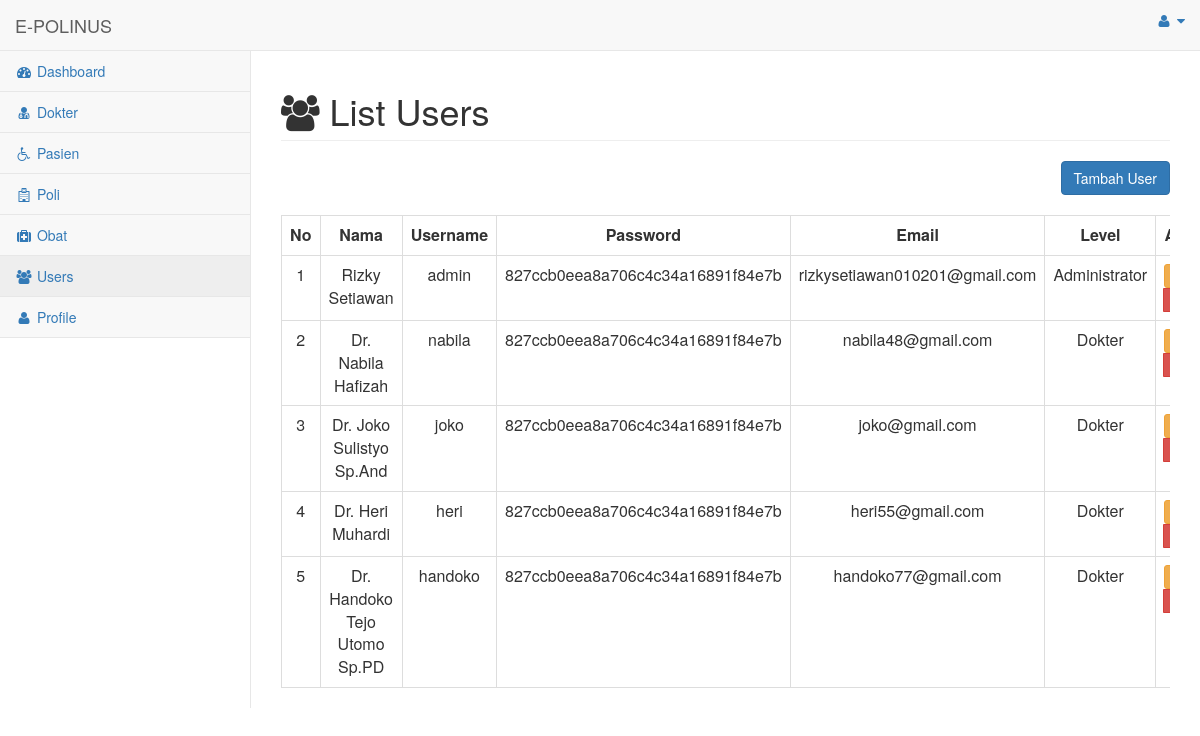
The app's page /menu/menu_users.php (signed in), older data.
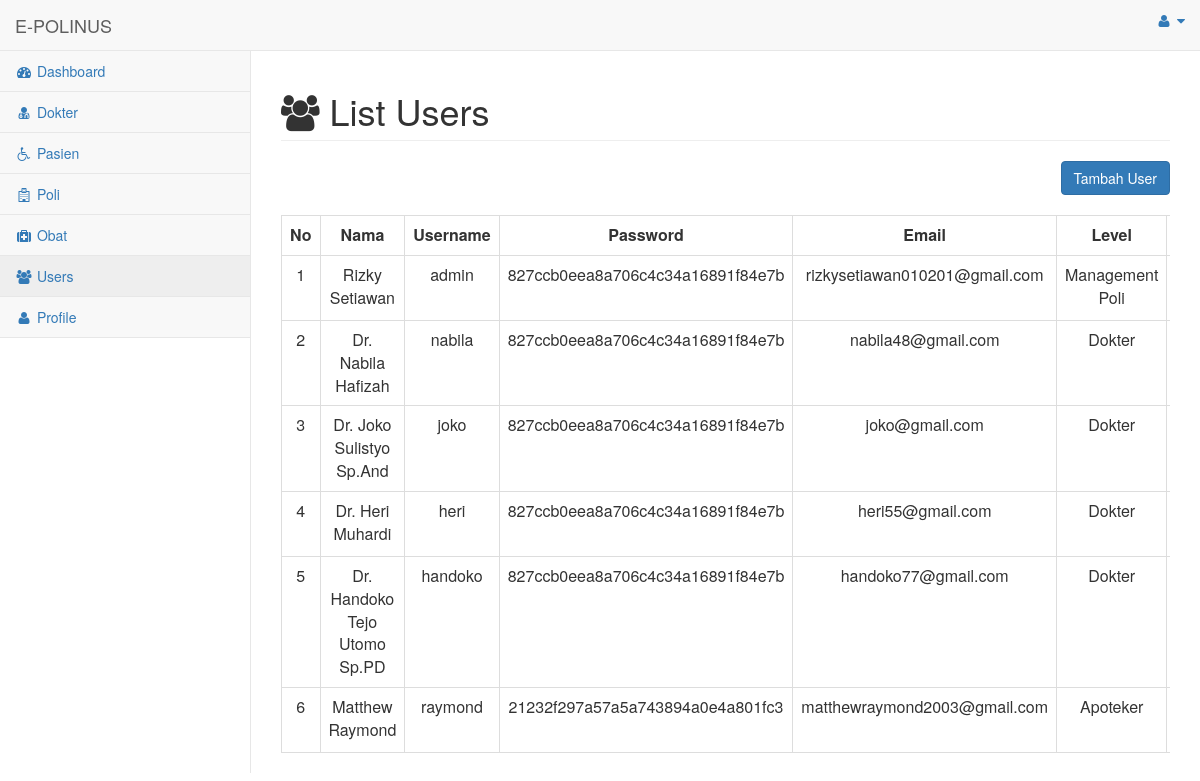
The same page, newer data.
### tables this page shows
CREATE TABLE `user` (
  `id_user` int(11) UNSIGNED NOT NULL,
  `id_user_level` int(11) UNSIGNED NOT NULL,
  `id_dokter` int(11) UNSIGNED NOT NULL,
  `username` varchar(200) NOT NULL,
  `password` varchar(200) NOT NULL,
  `email` varchar(200) NOT NULL
);

CREATE TABLE `dokter` (
  `id` int(11) UNSIGNED NOT NULL,
  `nama` varchar(255) NOT NULL,
  `alamat` varchar(255) NOT NULL,
  `no_hp` varchar(50) NOT NULL,
  `id_poli` int(11) UNSIGNED NOT NULL
);

CREATE TABLE `user_level` (
  `id_user_level` int(11) UNSIGNED NOT NULL,
  `user_level` varchar(100) NOT NULL
);

### menu/menu_users.php (the view, shortened to what this page needs)
<html>
<head>
    <link href="../vendor/bootstrap/css/bootstrap.min.css" rel="stylesheet">
    <link href="../vendor/metisMenu/metisMenu.min.css" rel="stylesheet">
    <link href="../dist/css/sb-admin-2.css" rel="stylesheet">
    <link href="../vendor/morrisjs/morris.css" rel="stylesheet">
    <link href="../vendor/font-awesome/css/font-awesome.min.css" rel="stylesheet" type="text/css">
    <link href="../vendor/datatables-plugins/dataTables.bootstrap.css" rel="stylesheet">
    <link href="../vendor/datatables-responsive/dataTables.responsive.css" rel="stylesheet">
    <link rel="stylesheet" href="https://maxcdn.bootstrapcdn.com/bootstrap/3.4.1/css/bootstrap.min.css">
</head>
<body>
<div id="wrapper">
        <nav class="navbar navbar-default navbar-static-top" role="navigation" style="margin-bottom: 0">
            <div class="navbar-header">
                <a class="navbar-brand" >E-POLINUS</a>
            </div>
            <ul class="nav navbar-top-links navbar-right">
                <li class="dropdown">
                    <a class="dropdown-toggle" data-toggle="dropdown" href="#">
                        <i class="fa fa-user fa-fw"></i> <i class="fa fa-caret-down"></i>
                    </a>
                </li>
            </ul>
            <div class="navbar-default sidebar" role="navigation">
                <div class="sidebar-nav navbar-collapse">
                    <ul class="nav" id="side-menu">
                    <li>
                            <a href="../halaman_admin.php"><i class="fa fa-dashboard fa-fw"></i> Dashboard</a>
                        </li>
                        <li>
                            <a href="menu_dokter.php"><i class="fa fa-user-md fa-fw"></i> Dokter</a>
                        </li>
                        <li>
                            <a href="menu_pasien.php"><i class="fa fa fa-wheelchair fa-fw"></i> Pasien</a>
                        </li>
                        <li>
                            <a href="menu_poli.php"><i class="fa fa fa-hospital-o fa-fw"></i> Poli</a>
                        </li>
                        <li>
                            <a href="menu_obat.php"><i class="fa fa fa-medkit fa-fw"></i> Obat</a>
                        </li>
                        <li>
                            <a href="menu_users.php"><i class="fa fa-users fa-fw"></i> Users</a>
                        </li>
                        <li>
                            <a href="menu_profile.php"><i class="fa fa-user fa-fw"></i> Profile</a>
                        </li>
                    </ul>
                </div>
            </div>
        </nav>
<div id="page-wrapper">
            <div class="row">
                <div class="col-lg-12">
                    <h1 class="page-header"><i class="fa fa-users fa"></i> List Users</h1>
                </div>
                <div class="col-lg-12">
                <div style='float: right;' >
                          <button type="button" class="btn btn-primary btn-icon-split" data-toggle="modal" data-target="#myModal">Tambah User</button>
	            </div>
	            </div>
            </div>
            <br>
            <div class="card-body">
                <div class="table-responsive">
                    <table class="table table-bordered" id="dataTable" width="100%" cellspacing="0">
                    <tr align="center" style="font-weight:bold">
                    <td width="5%">No</td>
                    <td>Nama</td>
                    <td>Username</td>
                    <td>Password</td>
                    <td>Email</td>
                    <td>Level</td>
                    <td width="15%">Aksi</td>
                    </tr>
                    <?php
                        include '../koneksi.php';
                        $no = 1;
                        $query = "SELECT * FROM user INNER JOIN dokter ON user.id_dokter = dokter.id INNER JOIN user_level ON user.id_user_level = user_level.id_user_level";
                        $result = mysqli_query($koneksi, $query);
                        while ($row = mysqli_fetch_array($result)) :
                            ?>
                                    <tr align="center">
                                    <td><?= $no++ ?></td>
                                    <td><?= $row['nama'] ?></td>
                                    <td><?= $row['username'] ?></td>
                                    <td><?= $row['password'] ?></td>
                                    <td><?= $row['email'] ?></td>
                                    <td><?= $row['user_level'] ?></td>
                                    <td>
                                        <div class="btn-group" role="group">
                                        <a title="Edit Data" type="button" class="btn btn-sm btn-warning" data-toggle="modal" data-target="#modalEdit<?=$no?>"><i class="fa fa-edit"></i></a>
                                        <a title="Hapus Data" type="button" class="btn btn-sm btn-danger" data-toggle="modal" data-target="#modalHapus<?=$no?>" ><i class="fa fa-trash"></i></a>
                                        </div>
                                    </td>
                                    </tr>
                                    <?php endwhile; ?>
                    </table>
                </div>
            </div>
</div>
</div>
</body>
</html>

Row changes from the older to the newer data that the page shows:
changed through a linked row, user "admin": id_user_level.user_level "Administrator" → "Management Poli"
added user: id_dokter.nama "Matthew Raymond", username "raymond", password "21232f297a57a5a743894a0e4a801fc3", email "matthewraymond2003@gmail.com", id_user_level.user_level "Apoteker"
